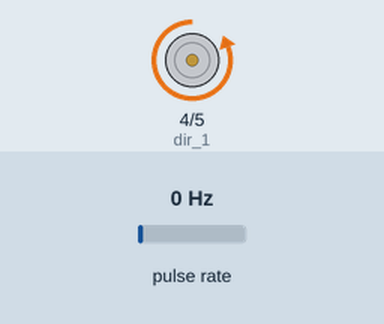
Simulated run of this sketch. Board: Arduino Uno, built with avr-gcc and run on an emulated ATmega328P. Shown: motor-driver pin pairs drawn as motors (green arrow = first pin HIGH = forward, orange = second pin HIGH = backward, longer = more drive, scaled by the enable pin). Wiring (inferred from the names in the program): pulse sensor: data pin 2. The test bench sets the inputs (shaded band); at power-on: pulse rate 0 Hz. What the sketch prints to the serial monitor is not drawn.

Above: at 0.2 s.
Timing chart, 0 to 1.7 s (numbered marks = the images above):
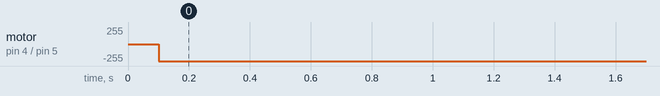

The sketch:

DCM_TEST_0205_2013.ino
```cpp
#define encoderPin1 2
#define encoderPin2 3
#define dir_1 4
#define dir_2 5
#define enable 6

volatile long encoderValue = 0;
volatile long cur_dir = 0;
volatile long desired_loc = 300;
volatile float error;
volatile float motor_in;
volatile float acc_err = 0;
float KP = 1;
float KI = 0.000;

void setup()
{
  Serial.begin (9600);

  pinMode(encoderPin1, INPUT);
  pinMode(encoderPin2, INPUT);

  digitalWrite(encoderPin1, HIGH); //turn pullup resistor on
  digitalWrite(encoderPin2, HIGH); //turn pullup resistor on

  attachInterrupt(0, updateEncoder, CHANGE);

  pinMode(dir_1, OUTPUT);
  pinMode(dir_2, OUTPUT);
  pinMode(enable, OUTPUT);
  analogWrite(enable,0);
  digitalWrite(dir_1, LOW);
  digitalWrite(dir_2, LOW);
}

void loop()
{
  delay(100); //just here to slow down the output, and show it will work  even during a delay
  Serial.print(encoderValue);
  Serial.print(" ");
  Serial.println(error);
  error = desired_loc - encoderValue;
  acc_err = acc_err + error;
  error = (KP * error) + (KI * acc_err);
  if(error > 0)
  {
    digitalWrite(dir_1, LOW);
    digitalWrite(dir_2, HIGH);
  }
  else if(error < 0)
  {
    digitalWrite(dir_1, HIGH);
    digitalWrite(dir_2, LOW);
    error = -error;
  }

  if(error == 0){}
  else if(error > 255)
  {
    error = 255;
  }
  else if(error < 70)
  {
    error = 70;
  }

  analogWrite(enable,error);
}


void updateEncoder()
{
  int MSB = digitalRead(encoderPin1); //MSB = most significant bit
  int LSB = digitalRead(encoderPin2); //LSB = least significant bit

  if(MSB == LSB)
  {
    encoderValue--;
  }
  else
  {
    encoderValue++;
  }
}
```

Measured:
- by itself, motor on pin 4 (dir_1) / pin 5 (dir_2): stopped → backward 255/255 at 0.10 s
